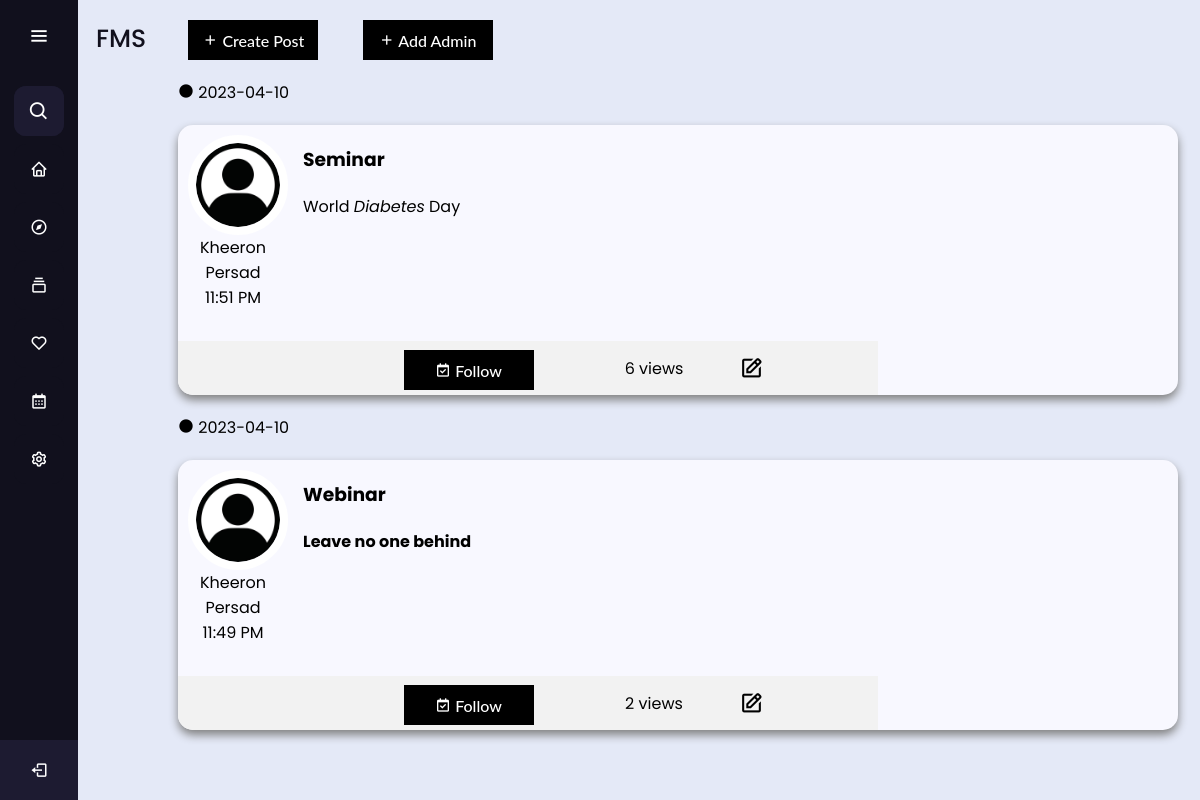
/board2 (signed in), run on the app's committed database.
### App/models.py (models this page shows, shortened)
class Board(db.Model):
  id = db.Column(db.Integer, primary_key=True, autoincrement=True)
  title = db.Column(db.String(64), nullable=False)
  faculty = db.Column(db.String(8), nullable=False)
  dept = db.Column(db.String(8), nullable=True)
  image = db.Column(db.Boolean)
  imageLocation = db.Column(db.String(256), nullable=True)
  subscribers = db.Column(db.Integer, nullable=True, default = 1)
  posts = db.relationship('Post', backref='b')

class Post(db.Model):
  id = db.Column(db.Integer, primary_key=True, autoincrement=True)
  bID = db.Column(db.Integer, db.ForeignKey('board.id'), nullable=False)
  owner = db.Column(db.Integer, db.ForeignKey('user.id'))
  ownerName = db.Column(db.String(64), nullable=False)
  title = db.Column(db.String(64), nullable=False)
  message = db.Column(db.String(2048), nullable=False)
  faculty = db.Column(db.String(8), nullable=False)
  dept = db.Column(db.String(8), nullable=True)
  dateCreated = db.Column(db.DateTime, nullable=False, default=datetime.utcnow)
  image = db.Column(db.Boolean)
  imageLocation = db.Column(db.String(256), nullable=True)
  event = db.Column(db.Boolean)
  startDate = db.Column(db.Date,  default=date.today, index=True)
  endDate = db.Column(db.Date,  default=date.today, index=True)
  schedulePostDate = db.Column(db.DateTime,  default=datetime.utcnow, index=True)
  scheduledDeleteDate = db.Column(db.DateTime,  default=datetime.utcnow, index=True, nullable=True)
  viewCount = db.Column(db.Integer, nullable=True, default = 0)
  def toDict(self):
    return{
      "id": self.id,
      "bID": self.bID,
      "owner": self.owner,
      "ownerName":self.ownerName,
      "title": self.title,
      "message": self.message,
      "faculty": self.faculty,
      "dept": self.dept,
      "image": self.image,
      "imageLocation": self.imageLocation,
      "dateCreated": self.dateCreated,
      "startDate" : self.startDate,
      "endDate" : self.endDate,
      "schedulePostDate" : self.schedulePostDate,
      "scheduledDeleteDate" : self.scheduledDeleteDate,
      "viewCount": self.viewCount
    }

### App/app.py (the view)
@app.route('/board<bID>', methods=['GET'])
def board(bID):
  if (current_user.is_authenticated == False):
    return redirect(url_for('login'))
  currentSysDateTime = datetime.datetime.now()
  board = db.session.get(Board, bID)
  posts = Post.query.filter(Post.schedulePostDate<=currentSysDateTime, Post.scheduledDeleteDate>=currentSysDateTime)
  posts = Post.query.filter_by(bID=bID)
  subscribers = Subscriber.query.filter_by(user=current_user.id)
  subscribers = [entry.toDict() for entry in subscribers]
  posts = posts.order_by(Post.schedulePostDate.desc())
  posts = [entry.toDict() for entry in posts]
  boardId = bID
  return render_template("boardPosts.html",
    boardID=boardId,
    board=board,
    posts=posts,
    subscribers = subscribers
  )

### App/app.py (called while the page is built)
@login_manager.user_loader
def load_user(user_id):
  return User.query.get(int(user_id))

@app.context_processor
def base():
  searchPost = SearchForm()
  return dict(form=searchPost)

### App/models.py (called while the page is built)
  def toDict(self):
    return{
      "id": self.id,
      "board": self.board,
      "user": self.user,
      "isAdmin": self.isAdmin,
      "isSubscribed" : self.isSubscribed
    }

### App/templates/boardPosts.html (shortened to what this page needs)
<!DOCTYPE html>
<html lang="en" dir="ltr">
  <head>
    <link rel="stylesheet" href="./static/css/test.css">
    <link href="static/css/post.css" rel="stylesheet" type="text/css" />
    <link href='https://unpkg.com/boxicons@2.0.7/css/boxicons.min.css' rel='stylesheet'>
   </head>
<body>
  <div class="sidebar">
    <div class="logo-details">
        <i class='bx bx-menu' id="btn" ></i>
    </div>
    <ul class="nav-list">
      <li>
        <i class='bx bx-search'></i>
        <form method="POST" action="{{ url_for('search') }}" class="d-flex"> {{ form.hidden_tag() }}
        </form>
      </li>
      <li>
        <a href="{{ url_for('home') }}">
          <i class='bx bx-home'></i>
        </a>
      </li>
      <li>
       <a href="{{ url_for('feed', uID = current_user.id, sortF = None, sortD = None) }}">
         <i class='bx bx-compass' ></i>
       </a>
     </li>
     <li>
       <a href="{{ url_for('boards') }}">
         <i class='bx bx-collection' ></i>
       </a>
     </li>
     <li>
      <a href="{{ url_for('savedBoards') }}">
        <i class='bx bx-heart' ></i>
      </a>
    </li>
     <li>
       <a href="{{ url_for('cal') }}">
         <i class='bx bx-calendar' ></i>
       </a>
     </li>
     <li>
       <a href="#">
         <i class='bx bx-cog' ></i>
       </a>
     </li>
     <li class="profile">
         <div class="profile-details">
           <div class="name_job">
             <div class="name">{{ current_user.username }}</div>
           </div>
         </div>
         <div>
          <a href="{{ url_for('logout') }}">
            <i class='bx bx-log-out' id="log_out"></i>
          </a>
        </div>
     </li>
    </ul>
  </div>
  <section class="home-section">
    <div class="button-container">
      <div class="left-side">
        <div class="text">{{ board.title }}</div>
        {% block button %}
        {% for subscriber in subscribers %}
          {% if board.id == subscriber.board %}
            {% if subscriber.isAdmin == true %}
              <a href="{{ url_for('createPost', bID = board.id ) }}">
                <button class="custom-btn btn-5"><i class='bx bx-plus'></i> Create Post</button>
              </a>
              <a href="{{ url_for('add_admin') }}">
                <button class="custom-btn btn-5"><i class='bx bx-plus'></i> Add Admin</button>
              </a>
            {% endif %}
          {% endif %}
        {% endfor %}
        {% endblock %}
      </div>
    </div>
      <main>
        <div class="container-post">
        {% block content %}
        {% for post in posts %}
            <div class="for-date">
                <p class="the-date"><i class='bx bxs-circle'></i> {{post.schedulePostDate.strftime('%Y-%m-%d') }}</p>
                <div class="card">
                  <div class="card-left">
                    <div class="card-top">
                      <div class="top-left">
                        <div class="profile-image">
                          <img src="static/images/defaultProfile.jpg" alt="">
                          <p class="name">{{ post.ownerName }}</p>
                          <p class="time">{{post.schedulePostDate.strftime('%I:%M %p') }}</p>
                        </div>
                      </div>
                      <div class="top-right">
                        <a href="{{ url_for('viewPost',pID = post.id )}}">
                        <div class="card-content">
                          <h3 class="title">{{ post.title }}</h3>
                          <p>{{ post.message | safe }}</p>
                        </div>
                      </a>
                      </div>
                    </div>
                    <div class="card-bot">
                      <div class="card-bot-left">
                        <p class="board-name">
                        </p>
                      </div>
                      <div class="card-bot-mid">
                        <div class="card-footer">
                          <a href="{{ url_for('follow', pID = post.id )  }}">
                            <button class="custom-btn btn-5"><i class='bx bx-calendar-check'></i> Follow</button>
                          </a>
                        </div>
                      </div>
                      <div class="card-bot-right-mid">
                        <p class="views">{{post.viewCount}} views</p>
                      </div>
                      <div class="card-bot-right-right">
                        {% for subscriber in subscribers %}
                          {% if board.id == subscriber.board %}
                            {% if subscriber.isAdmin == true %}
                              <a href="{{ url_for('editPost', bID = board.id, pID = post.id) }}">
                                <i class='bx bx-edit'></i>
                              </a>
                            {% endif %}
                          {% endif %}
                        {% endfor %}
                      </div>
                    </div>
                  </div>
                  <div class="card-right">
                  </div>
                </div>
        {% endfor %}
        {% endblock %}
            </div>
        </div>
      </main>
  </section>
</body>
</html>

### App/static/css/test.css (style rules this page uses)
* { margin: 0; padding: 0; box-sizing: border-box; font-family: "Poppins" , sans-serif; }
.sidebar { position: fixed; left: 0; top: 0; height: 100%; width: 78px; background: #11101D; padding: 6px 14px; z-index: 99; transition: all 0.5s ease; }
.sidebar .logo-details { height: 60px; display: flex; align-items: center; position: relative; }
.sidebar .logo-details #btn { position: absolute; top: 50%; right: 0; transform: translateY(-50%); font-size: 22px; transition: all 0.4s ease; font-size: 23px; text-align: center; cursor: pointer; transition: all 0.5s ease; }
.sidebar i { color: #fff; height: 60px; min-width: 50px; font-size: 28px; text-align: center; line-height: 60px; }
.sidebar .nav-list { margin-top: 20px; height: 100%; }
.sidebar li { position: relative; margin: 8px 0; list-style: none; }
.sidebar .bx-search { position: absolute; top: 50%; left: 0; transform: translateY(-50%); font-size: 22px; background: #1d1b31; color: #FFF; }
.sidebar li a { display: flex; height: 100%; width: 100%; border-radius: 12px; align-items: center; text-decoration: none; transition: all 0.4s ease; background: #11101D; }
.sidebar li i { height: 50px; line-height: 50px; font-size: 18px; border-radius: 12px; }
.sidebar li.profile { position: fixed; height: 60px; width: 78px; left: 0; bottom: -8px; padding: 10px 14px; background: #1d1b31; transition: all 0.5s ease; overflow: hidden; }
.sidebar li .profile-details { display: flex; align-items: center; flex-wrap: nowrap; }
.sidebar li.profile .name, .sidebar li.profile .job { font-size: 15px; font-weight: 400; color: #fff; white-space: nowrap; }
.sidebar .profile #log_out { position: absolute; top: 50%; right: 0; transform: translateY(-50%); background: #1d1b31; width: 100%; height: 60px; line-height: 60px; border-radius: 0px; transition: all 0.5s ease; }
.home-section { position: relative; background: #E4E9F7; height: 100vh; top: 0; left: 78px; width: calc(100% - 78px); transition: all 0.5s ease; overflow-y: auto; }
.home-section .text { display: inline-block; color: #11101d; font-size: 25px; font-weight: 500; margin: 18px }
.button-container { display: flex; }
button { margin: 20px; outline: none; }
.custom-btn { width: 130px; height: 40px; padding: 10px 25px; border: 2px solid #000; font-family: 'Lato', sans-serif; font-weight: 500; font-size: 16px; background: transparent; cursor: pointer; transition: all 0.3s ease; position: relative; display: inline-block; }
.btn-5 { background: #000; color: #fff; line-height: 42px; padding: 0; border: none; }
.btn-5:before, .btn-5:after { content:''; position:absolute; top:0; right:0; height:2px; width:0; background: #000; transition:400ms ease all; }
.btn-5:after { right:inherit; top:inherit; left:0; bottom:0; }
.button-container { display: flex; justify-content: space-between; align-items: center; }

### App/static/css/post.css (style rules this page uses)
.card { position: relative; font-family: "Candara", sans-serif; width: 1000px; height: 270px; margin: 20px; margin-left: 100px; overflow: hidden; border-radius: 15px; box-shadow: 0px 5px 10px gray; display: flex; flex-direction: row; transition-duration: 0.4s; transition-property: transform; background-color: ghostwhite; }
.card-content { margin-left: 15px; width: 578px; height: 300px; }
.title { padding-top: 20px; padding-bottom: 20px; }
.profile-image img { z-index: 1; width: 100px; height: 100px; position: relative; display: block; margin-left: 10px; margin-right: auto; margin-top: 10px; border-radius: 100px; border: 8px solid #fff; transition-duration: 0.4s; transition-property: transform; }
.name { text-align: center; }
.time { text-align: center; }
.card-footer { padding: 0px; display: flex; justify-content: center; }
.card-footer button { margin-top: 9px; }
.card-left { flex-grow: 1; padding-left: 0px; }
.card-right { width: 30%; }
.card-top { display: flex; position: absolute; width: 70%; height: 80%; }
.card-bot { position: absolute; display: flex; bottom: 0; width: 70%; background-color: #f2f2f2; height: 20%; }
.card-bot-left { width: 25%; }
.card-bot-mid { width: 33%; }
.card-bot-right-mid { width: 20%; }
.card-bot-right-right .bx-edit { padding: 15px; font-size: 25px; }
.board-name { text-align: center; padding: 15px; }
.views { text-align: center; padding: 15px; }
.the-date { padding-left: 100px; }
a { color: black; text-decoration: none; }

### data on the page
Board: title "FMS"
Post: schedulePostDate "2023-04-10", ownerName "Kheeron Persad", schedulePostDate "11:51 PM", title "Seminar", message "World Diabetes Day", viewCount "6"
Post: schedulePostDate "2023-04-10", ownerName "Kheeron Persad", schedulePostDate "11:49 PM", title "Webinar", message "Leave no one behind", viewCount "2"
